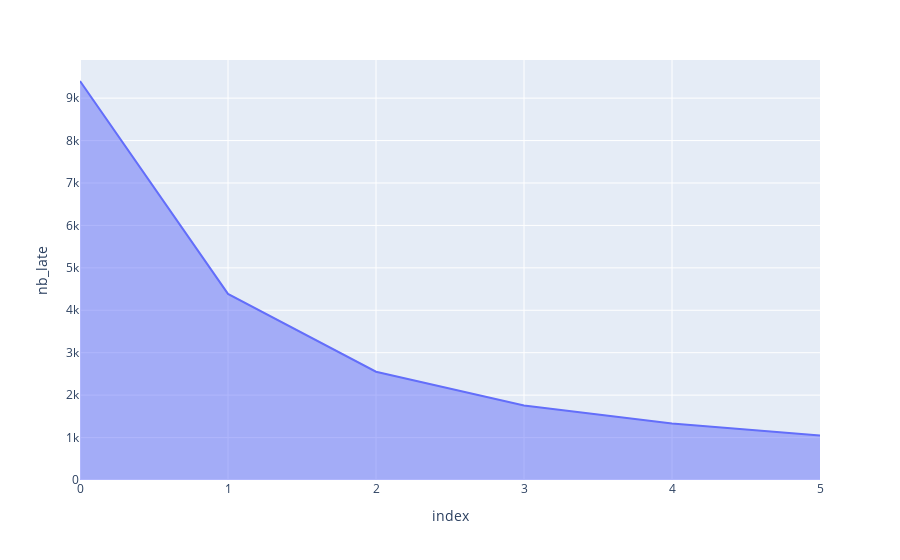

Notebook code for this chart:
### Code cell
df_no_canceled = dataset.loc[dataset['state'] != "canceled"]
df_no_canceled['late_by'] = df_no_canceled['delay_at_checkout_in_minutes'].apply(lambda x : max(x,0))

latencies = df_no_canceled['late_by'].value_counts().reset_index()

overtime = pd.DataFrame(columns=["nb_late","percent_late"])
for delay in range (6):
    filtered_latencies = latencies.loc[latencies["late_by"] > (60*delay)]
    overtime.loc[delay,"nb_late"] = filtered_latencies['count'].sum()
    overtime.loc[delay,"percent_late"] = round(100 * filtered_latencies['count'].sum() / df_no_canceled['late_by'].count(), 1)

fig = px.area(overtime, y="nb_late")
fig.show()

### Figure 1 — Plotly figure (JSON) as saved in the notebook; plotly's stock layout.template omitted (floating-point values rounded to 4 significant figures)
{"data": [{"fillpattern": {"shape": ""}, "hovertemplate": "index=%{x}<br>nb_late=%{y}<extra></extra>", "legendgroup": "", "line": {"color": "#636efa"}, "marker": {"symbol": "circle"}, "mode": "lines", "name": "", "orientation": "v", "showlegend": false, "stackgroup": "1", "type": "scatter", "x": [0, 1, 2, 3, 4, 5], "xaxis": "x", "y": [9404, 4386, 2553, 1756, 1334, 1049], "yaxis": "y"}], "layout": {"legend": {"tracegroupgap": 0}, "margin": {"t": 60}, "xaxis": {"anchor": "y", "domain": [0, 1], "title": {"text": "index"}}, "yaxis": {"anchor": "x", "domain": [0, 1], "title": {"text": "nb_late"}}}}
